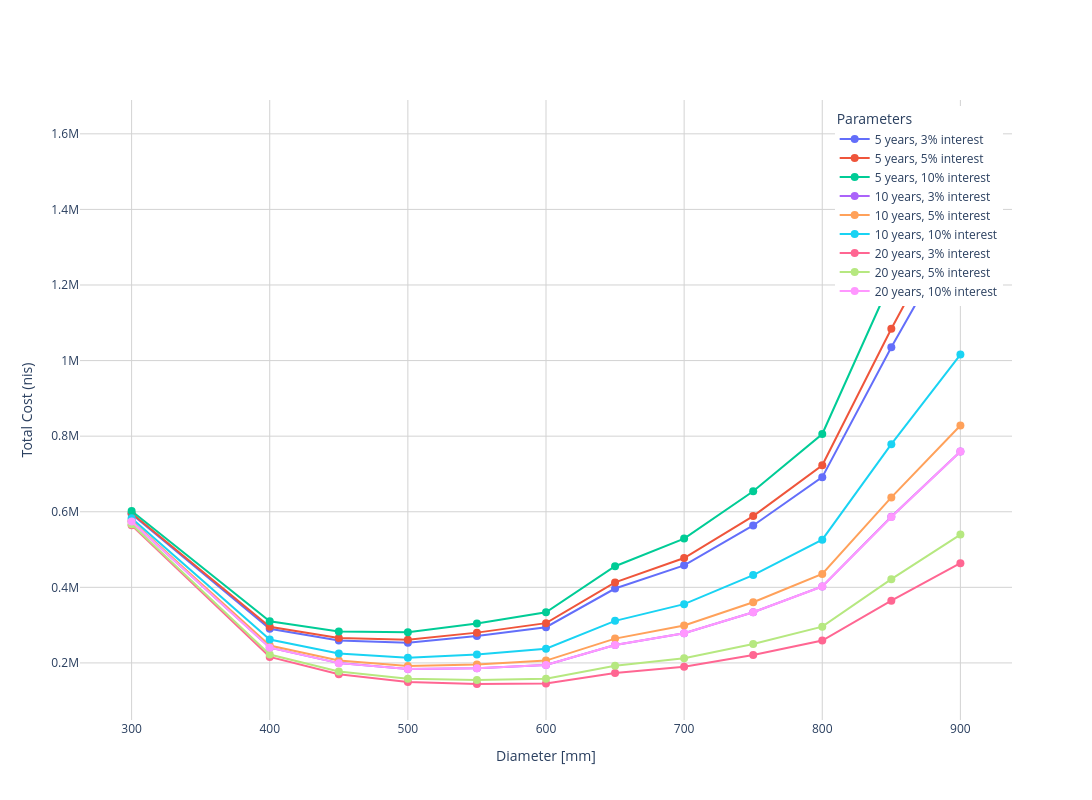

The cell this chart's notebook holds for it:
### Code cell
import plotly.graph_objects as go

fig = go.Figure()

# Add traces for each combination of return period and interest rate
for years in general_parameters['return_periods']:
    for rate in general_parameters['interest_rates']:
        subset = df[(df['Return Period (years)'] == years) & (df['Interest Rate'] == rate)]

        fig.add_trace(
            go.Scatter(
                x=subset['Diameter (mm)'],
                y=subset['Total Cost (nis)'],
                mode='lines+markers',
                name=f'{years} years, {rate*100:.0f}% interest',
                marker=dict(size=8)
            )
        )

# Update layout with labels and title
fig.update_layout(
    xaxis_title="Diameter [mm]",
    yaxis_title="Total Cost (nis)",
    legend_title="Parameters",
    template="plotly_white",
    width=1200,
    height=800,
    legend=dict(
        orientation="v",
        yanchor="top",
        y=0.99,
        xanchor="right",
        x=0.99
    )
)

# Add grid
fig.update_xaxes(showgrid=True, gridwidth=1, gridcolor='lightgray')
fig.update_yaxes(showgrid=True, gridwidth=1, gridcolor='lightgray')

# Show the figure
fig.show()

### Figure 1 — Plotly figure (JSON) as saved in the notebook; plotly's stock layout.template omitted (floating-point values rounded to 4 significant figures)
{"data": [{"marker": {"size": 8}, "mode": "lines+markers", "name": "5 years, 3% interest", "type": "scatter", "x": [300, 400, 450, 500, 550, 600, 650, 700, 750, 800, 850, 900], "y": [594100.0, 290300.0, 259300.0, 253700.0, 270900.0, 294500.0, 396900.0, 458100.0, 563700.0, 691600.0, 1035000.0, 1358000.0]}, {"marker": {"size": 8}, "mode": "lines+markers", "name": "5 years, 5% interest", "type": "scatter", "x": [300, 400, 450, 500, 550, 600, 650, 700, 750, 800, 850, 900], "y": [596300.0, 295800.0, 265800.0, 261300.0, 280100.0, 305300.0, 413100.0, 477600.0, 588600.0, 723000.0, 1084000.0, 1423000.0]}, {"marker": {"size": 8}, "mode": "lines+markers", "name": "5 years, 10% interest", "type": "scatter", "x": [300, 400, 450, 500, 550, 600, 650, 700, 750, 800, 850, 900], "y": [602000.0, 310000.0, 283000.0, 281200.0, 304400.0, 333800.0, 455900.0, 528900.0, 654200.0, 805600.0, 1213000.0, 1594000.0]}, {"marker": {"size": 8}, "mode": "lines+markers", "name": "10 years, 3% interest", "type": "scatter", "x": [300, 400, 450, 500, 550, 600, 650, 700, 750, 800, 850, 900], "y": [574100.0, 240500.0, 199500.0, 183900.0, 186100.0, 194700.0, 247300.0, 278600.0, 334300.0, 402300.0, 586600.0, 759700.0]}, {"marker": {"size": 8}, "mode": "lines+markers", "name": "10 years, 5% interest", "type": "scatter", "x": [300, 400, 450, 500, 550, 600, 650, 700, 750, 800, 850, 900], "y": [576400.0, 246200.0, 206300.0, 191800.0, 195800.0, 206100.0, 264400.0, 299100.0, 360500.0, 435400.0, 637900.0, 828100.0]}, {"marker": {"size": 8}, "mode": "lines+markers", "name": "10 years, 10% interest", "type": "scatter", "x": [300, 400, 450, 500, 550, 600, 650, 700, 750, 800, 850, 900], "y": [582700.0, 261800.0, 225100.0, 213700.0, 222500.0, 237400.0, 311300.0, 355500.0, 432500.0, 526100.0, 778800.0, 1016000.0]}, {"marker": {"size": 8}, "mode": "lines+markers", "name": "20 years, 3% interest", "type": "scatter", "x": [300, 400, 450, 500, 550, 600, 650, 700, 750, 800, 850, 900], "y": [564300.0, 215800.0, 169900.0, 149300.0, 144200.0, 145400.0, 173300.0, 189800.0, 220800.0, 259200.0, 364700.0, 463800.0]}, {"marker": {"size": 8}, "mode": "lines+markers", "name": "20 years, 5% interest", "type": "scatter", "x": [300, 400, 450, 500, 550, 600, 650, 700, 750, 800, 850, 900], "y": [566800.0, 222100.0, 177500.0, 158200.0, 155000.0, 158000.0, 192200.0, 212600.0, 249900.0, 295900.0, 421600.0, 539600.0]}, {"marker": {"size": 8}, "mode": "lines+markers", "name": "20 years, 10% interest", "type": "scatter", "x": [300, 400, 450, 500, 550, 600, 650, 700, 750, 800, 850, 900], "y": [574100.0, 240400.0, 199500.0, 183800.0, 186100.0, 194600.0, 247100.0, 278500.0, 334100.0, 402100.0, 586300.0, 759300.0]}], "layout": {"height": 800, "legend": {"orientation": "v", "title": {"text": "Parameters"}, "x": 0.99, "xanchor": "right", "y": 0.99, "yanchor": "top"}, "width": 1200, "xaxis": {"gridcolor": "lightgray", "gridwidth": 1, "showgrid": true, "title": {"text": "Diameter [mm]"}}, "yaxis": {"gridcolor": "lightgray", "gridwidth": 1, "showgrid": true, "title": {"text": "Total Cost (nis)"}}}}
